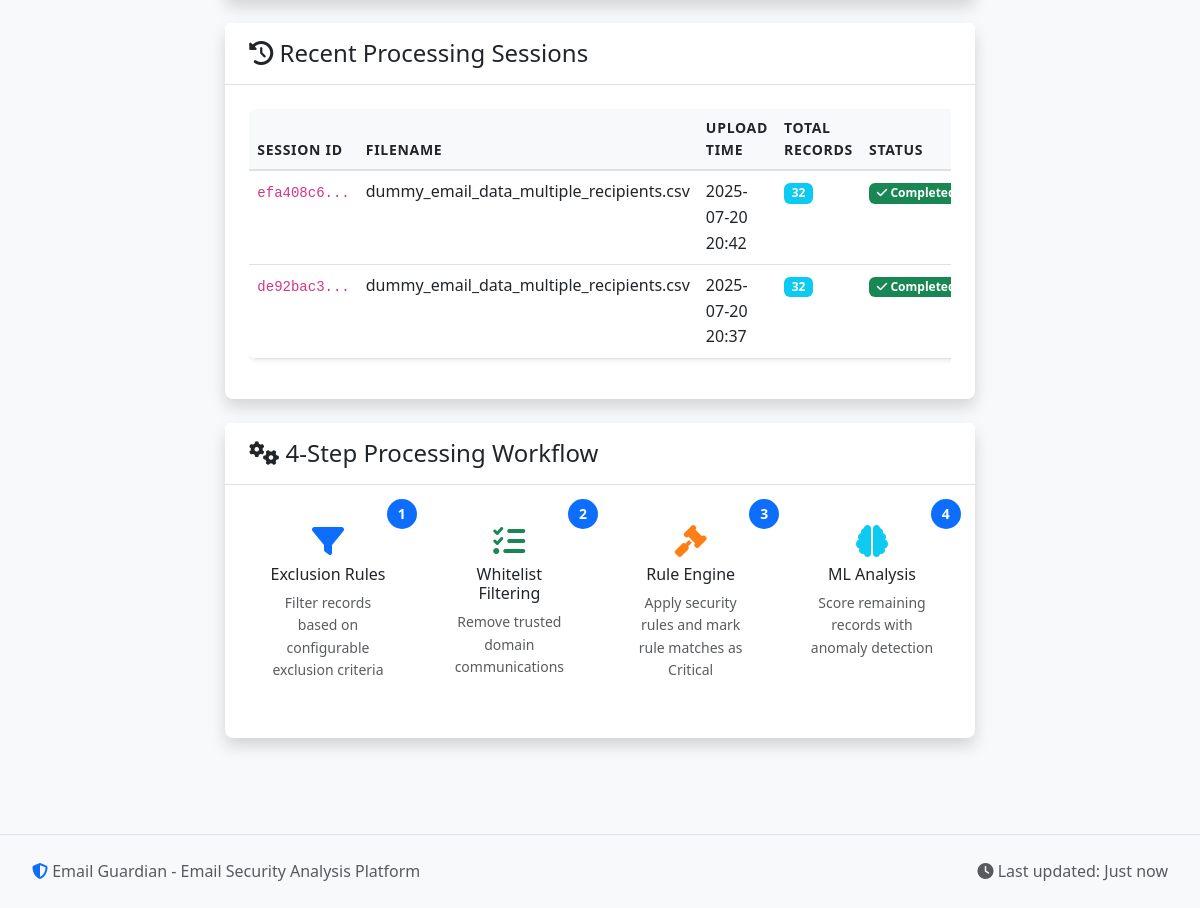
Before: / (lower part) with the older database file.
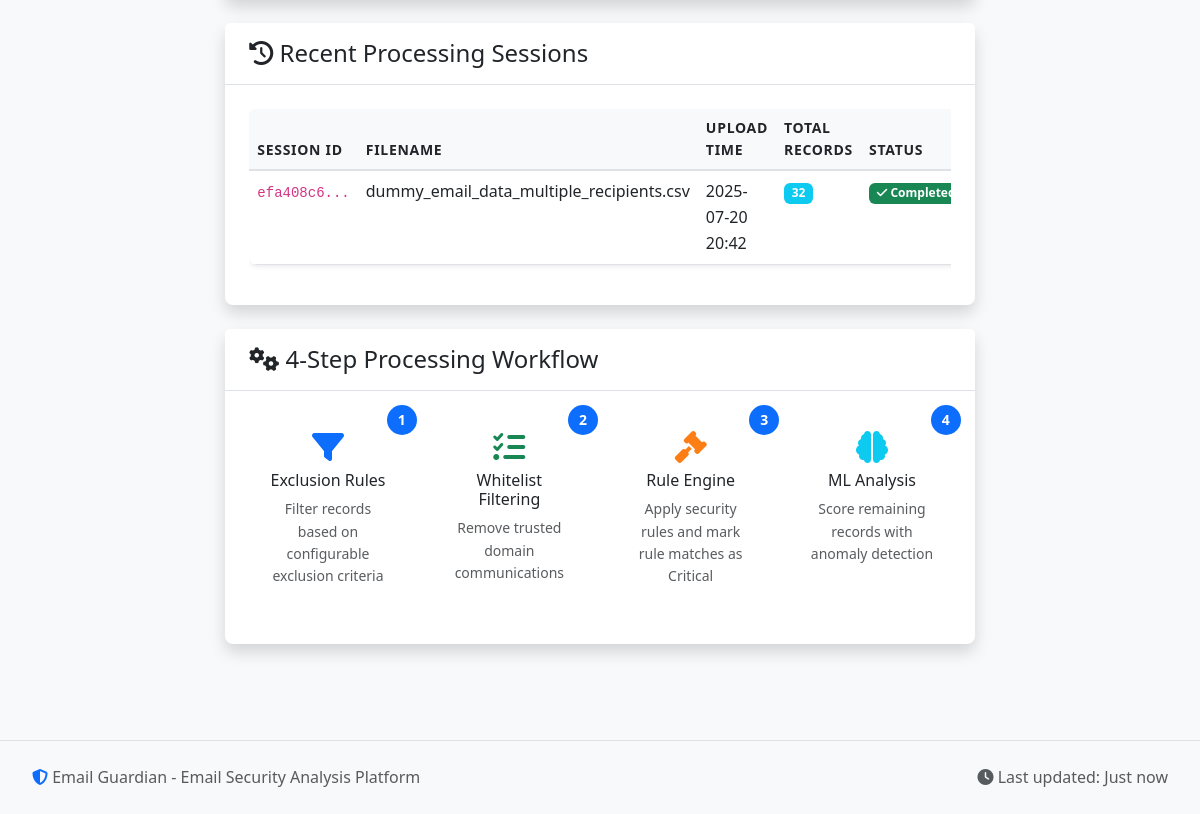
After: the same page with the newer database file.
### models.py (models this page shows, shortened)
class ProcessingSession(db.Model):
    __tablename__ = 'processing_sessions'
    id = db.Column(db.String(36), primary_key=True)
    filename = db.Column(db.String(255), nullable=False)
    upload_time = db.Column(db.DateTime, default=datetime.utcnow)
    total_records = db.Column(db.Integer, default=0)
    processed_records = db.Column(db.Integer, default=0)
    status = db.Column(db.String(50), default='uploaded')  # uploaded, processing, completed, error
    error_message = db.Column(Text)
    processing_stats = db.Column(JSON)
    data_path = db.Column(db.String(500))
    is_compressed = db.Column(db.Boolean, default=False)
    exclusion_applied = db.Column(db.Boolean, default=False)
    whitelist_applied = db.Column(db.Boolean, default=False)
    rules_applied = db.Column(db.Boolean, default=False)
    ml_applied = db.Column(db.Boolean, default=False)

### routes.py (the view)
@app.route('/')
def index():
    recent_sessions = ProcessingSession.query.order_by(ProcessingSession.upload_time.desc()).limit(10).all()
    return render_template('index.html', recent_sessions=recent_sessions)

### templates/index.html (shortened to what the changed rows need)
{% extends "base.html" %}
{% block content %}
<div class="row justify-content-center">
    <div class="col-lg-8">
        {% if recent_sessions %}
        <div class="card shadow-custom">
            <div class="card-body">
                <div class="table-responsive">
                    <table class="table table-hover">
                        <thead>
                            <tr>
                                <th>Session ID</th>
                                <th>Filename</th>
                                <th>Upload Time</th>
                                <th>Total Records</th>
                                <th>Status</th>
                            </tr>
                        </thead>
                        <tbody>
                            {% for session in recent_sessions %}
                            <tr>
                                <td>
                                    <code>{{ session.id[:8] }}...</code>
                                </td>
                                <td>{{ session.filename }}</td>
                                <td>{{ session.upload_time.strftime('%Y-%m-%d %H:%M') if session.upload_time }}</td>
                                <td>
                                    {% if session.total_records %}
                                        <span class="badge bg-info">{{ session.total_records }}</span>
                                    {% else %}
                                        <span class="text-muted">-</span>
                                    {% endif %}
                                </td>
                                <td>
                                    {% if session.status == 'completed' %}
                                        <span class="badge bg-success">
                                            <i class="fas fa-check"></i> Completed
                                        </span>
                                    {% elif session.status == 'processing' %}
                                        <span class="badge bg-primary">
                                            <i class="fas fa-spinner fa-spin"></i> Processing
                                        </span>
                                    {% elif session.status == 'error' %}
                                        <span class="badge bg-danger">
                                            <i class="fas fa-exclamation-triangle"></i> Error
                                        </span>
                                    {% else %}
                                        <span class="badge bg-secondary">{{ session.status.title() }}</span>
                                    {% endif %}
                                </td>
                            </tr>
                            {% endfor %}
                        </tbody>
                    </table>
                </div>
            </div>
        </div>
        {% endif %}
    </div>
</div>
{% endblock %}

Changed rows visible on the page:
removed ProcessingSession: id "de92bac3", filename "dummy_email_data_multiple_recipients.csv", upload_time "2025-07-20 20:37", total_records "32", status "completed" (drawn)
